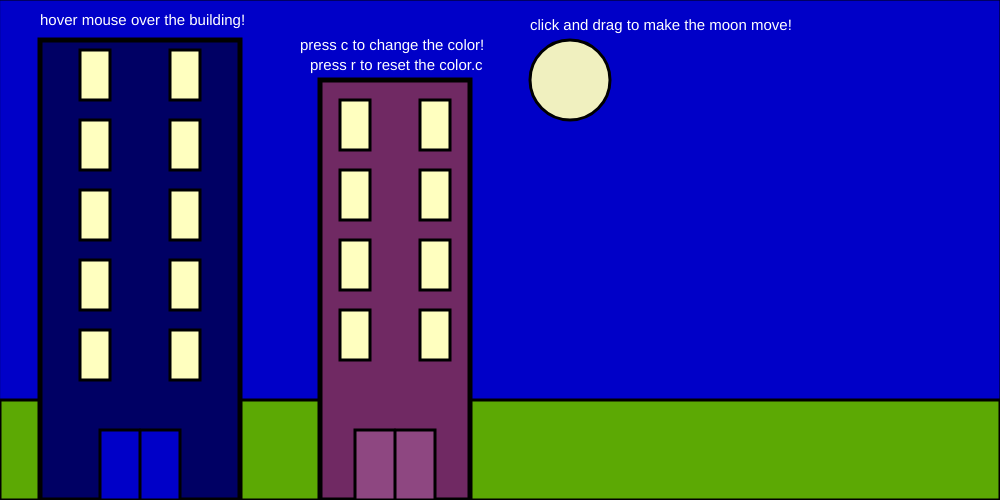
Frame 1 (no input)
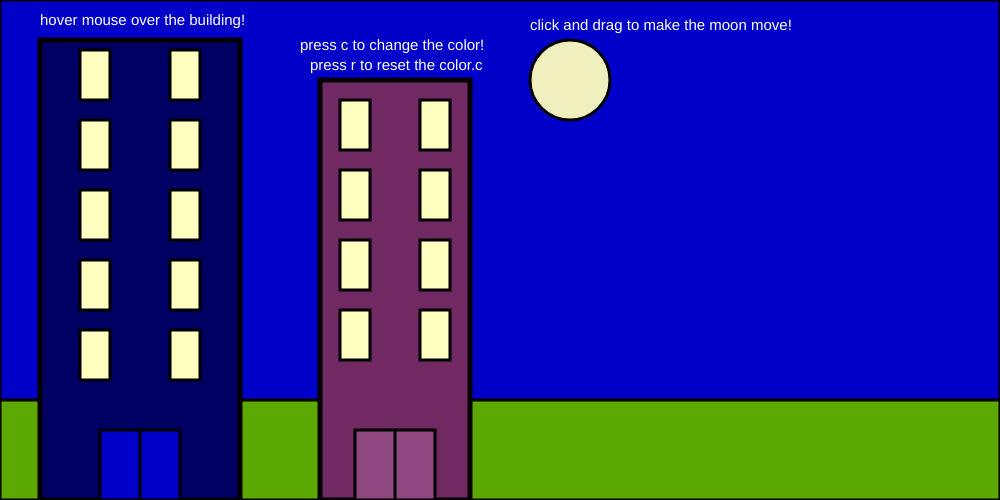
Frame 60 (no input)
Frame 120 (the mouse pressed at the canvas centre since frame 60): identical to frame 60, image omitted

The p5.js sketch that drew these frames (run headless with seeded random() and noise() and a simulated clock; from frame 60 on, the mouse is pressed at the canvas centre):

// p5.js sketch
// ── sketch.js

/* Kate C

press c to random color the building
presss r to reset it

*/

let winR = 255;
let winG = 255;
let winB = 191;
let moonX = 570;
let moonY = 80;

let twoR = 112;
let twoG = 41;
let twoB = 99;

function setup() 
{
  createCanvas(1000, 500);
  background(0,0,200); //blue bg
}

function draw() 
{
  //bg
fill(0,0,200);
rect(0,0,width,height);
  //text
  textSize(15);
  fill(255);
  text('hover mouse over the building!',40,25);
  text('click and drag to make the moon move!', 530,30);
  text('press c to change the color!',300,50);
  text('press r to reset the color.c',310,70);


//shrubfence thing
  strokeWeight(3);
  fill(92,169,4);//green    
  rect(0,400,1000,100);
  //moon
  strokeWeight(3);
  fill(240,240,191); //yellow
  circle(moonX,moonY,80); // moon on top right
//blue building
  strokeWeight(5);
  fill(0,0,100);//blue
  rect(40,40,200,460); // blue outlined rect on left side
  //2nd building
  fill(twoR,twoG,twoB);//newbuilding for ss3
  rect(320,80,150, 420);
//blue building doors
  strokeWeight(3);
  fill(0,0,200); //lighter blue
  rect(100,430,80,70);//doors
  line(140,430,140,500);//line seperating doors
 //2ndbuilding doors
 fill(twoR+30,twoG+30,twoB+30);
 rect(355,430,80,70);
 line(395,430,395,500);
 //windows blue building
  fill(winR,winG,winB);//window color
  rect(80,50,30,50);//window 1R
  rect(170,50,30,50);//window 1L
  rect(80,120,30,50);//window 2R
  rect(170,120,30,50);//window 2L
  rect(80,190,30,50);// window 3R
  rect(170,190,30,50);//window 3L
  rect(80,260,30,50);//window 4R
  rect(170,260,30,50);//window 4L
  rect(80,330,30,50);//window 5R
  rect(170,330,30,50);//window 5L
  //windows building 2 
  fill(255,255,191);
  rect(340,100,30,50); //1R
  rect(420,100,30,50); //1L
  rect(340,170,30,50); //2R 
  rect(420,170,30,50); //2L
  rect(340,240,30,50); //3R
  rect(420,240,30,50); //3L
  rect(340,310,30,50); //4R
  rect(420,310,30,50); //4L
  

  //windows and window RGB if statement
   if (mouseX>39  && mouseX <241 && mouseY>39 && mouseY<500)//building coords
  {
    winR = 0;//if mouse is on building, lights turn off
    winG = 0;
    winB = 0;
  }
  else{
    winR = 255;//else building on
    winG = 255;
    winB = 191;
  }
}
function mouseDragged(){
    moonX ++;
    moonY ++;
  }

function keyPressed(){//changes color of building 2
  if(key === 'c'){
    twoR = random(72, 231);
    twoG = random(0, 170);
    twoB = random(30, 255);
  }
  else if(key === 'r'){
  twoR = 112;
  twoG = 41;
  twoB = 99;
  }
}
